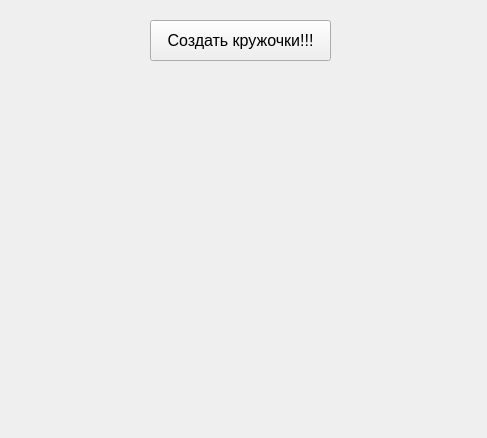
<?xml version="1.0" encoding="UTF-8"?>
<ui version="4.0">
 <class>Form</class>
 <widget class="QWidget" name="Form">
  <property name="geometry">
   <rect>
    <x>0</x>
    <y>0</y>
    <width>487</width>
    <height>438</height>
   </rect>
  </property>
  <property name="windowTitle">
   <string>Form</string>
  </property>
  <widget class="QPushButton" name="pushButton">
   <property name="geometry">
    <rect>
     <x>150</x>
     <y>20</y>
     <width>181</width>
     <height>41</height>
    </rect>
   </property>
   <property name="font">
    <font>
     <pointsize>12</pointsize>
    </font>
   </property>
   <property name="text">
    <string>Создать кружочки!!!</string>
   </property>
  </widget>
 </widget>
 <resources/>
 <connections/>
</ui>
